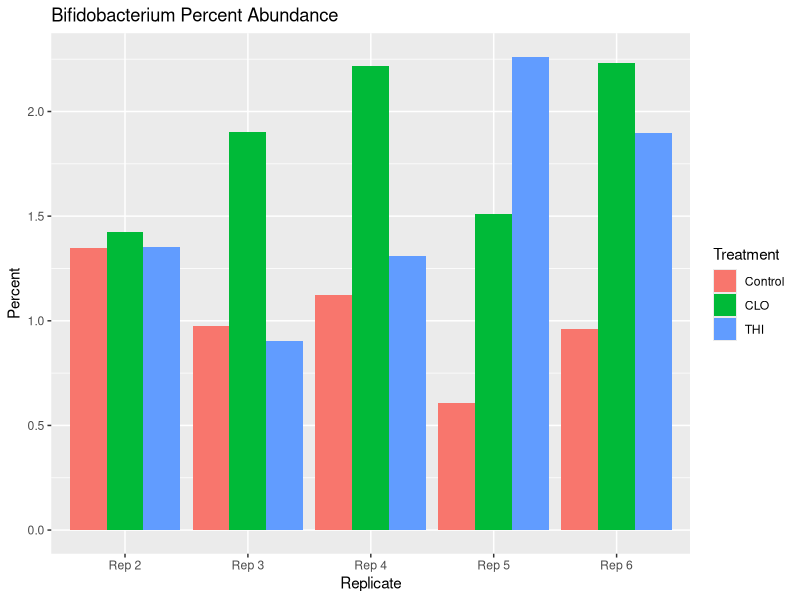

Reproduce this figure in R.
# This script plots a bar graph for samples containing percentage data.
# The input is genus percent data from Pavian (kraken reports).

library(dplyr)
library(tidyr)
library(ggplot2)

# read data
ctx_data <- read.delim(file = 'ctx_kraken_genus_precent_data.tsv',
                       header = TRUE,
                       sep = '\t')

# clean data
bifido_data <- select(ctx_data, -taxRank, -taxID, -Max, -lineage) %>%
  filter(name == "Bifidobacterium") %>%
  pivot_longer(!name, names_to = "sample", values_to = "percent") %>%
  pivot_wider(names_from = "name", values_from = "percent")

# add treatment info
treatments <- c("Control", "CLO", "THI",
                "Control", "CLO", "THI",
                "Control", "CLO", "THI",
                "Control", "CLO", "THI",
                "Control", "CLO", "THI")
bifido_data$treatment <- treatments

# for ordering on plots
order <- c("Control", "CLO", "THI")

# adjust factor levels for ordering
bifido_data$treatment <- factor(bifido_data$treatment,
                                   levels = order)

# add replicate info
replicates <- c("Rep 2","Rep 2","Rep 2",
                "Rep 3","Rep 3","Rep 3",
                "Rep 4","Rep 4","Rep 4",
                "Rep 5","Rep 5","Rep 5",
                "Rep 6","Rep 6","Rep 6")
bifido_data$replicate <- replicates

bifido_plot <- ggplot(bifido_data, 
                      aes(x = replicate, 
                          y = Bifidobacterium, 
                          fill = treatment)) +
  geom_bar(stat = "identity", position = "dodge") +
  scale_fill_discrete(limits = order) +
  labs(title = "Bifidobacterium Percent Abundance",
       x = "Replicate",
       y = "Percent",
       fill = "Treatment")

bifido_plot

# save plot as svg
# svg("Bifido_Percent_Abundance.svg")
# bifido_plot
# dev.off()
